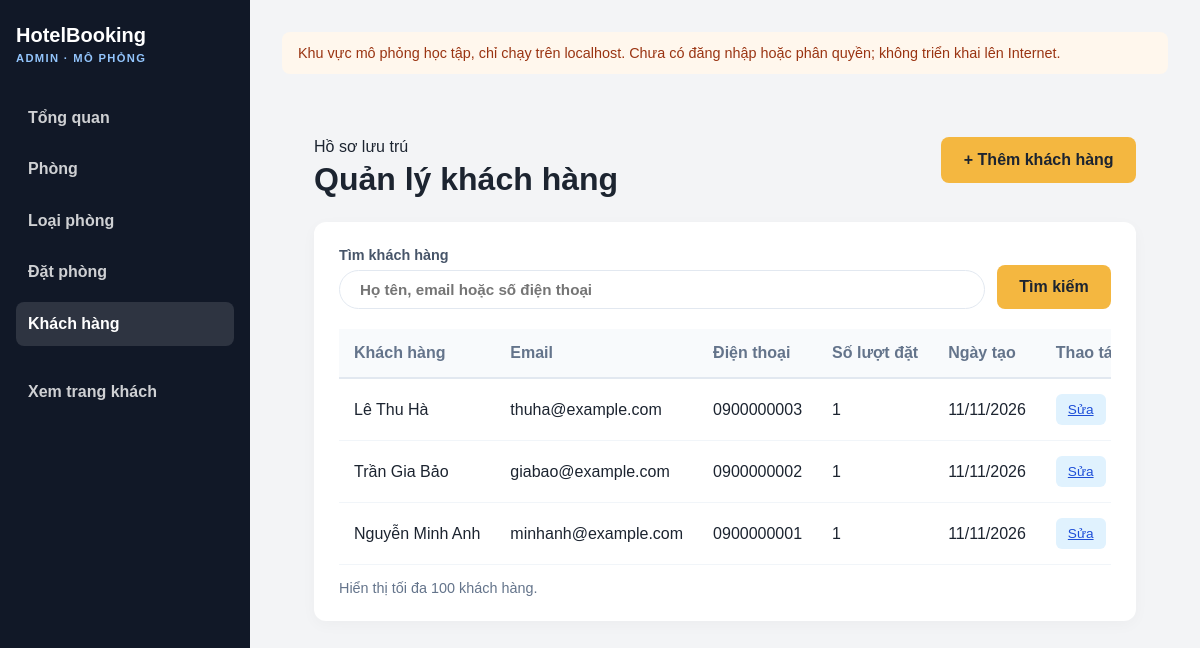
/admin/index.php?page=customers, run on the app's committed database.
### tables this page shows
CREATE TABLE IF NOT EXISTS customers (
  id INT UNSIGNED NOT NULL AUTO_INCREMENT,
  full_name VARCHAR(150) NOT NULL,
  email VARCHAR(190) NOT NULL,
  phone VARCHAR(30) NOT NULL,
  password_hash VARCHAR(255) NULL,
  created_at TIMESTAMP NOT NULL DEFAULT CURRENT_TIMESTAMP,
  PRIMARY KEY (id),
  UNIQUE KEY uq_customers_email (email)
);

### helpers/router.php (called while the page is built, shortened)
<?php
function base_url($path = '')
{
    $directory = str_replace('\\', '/', dirname($_SERVER['SCRIPT_NAME'] ?? '/index.php'));
    if (basename($directory) === 'admin') {
        $directory = dirname($directory);
    }
    $base = trim($directory, '/.');
    $prefix = $base === '' ? '/' : '/' . $base . '/';
    return $prefix . ltrim($path, '/');
}
function admin_url($page = 'dashboard', $params = array())
{
    return base_url('admin/index.php?' . http_build_query(array_merge(array('page' => $page), $params)));
}

### helpers/common.php (called while the page is built, shortened)
<?php
function e($value)
{
    return htmlspecialchars((string) $value, ENT_QUOTES, 'UTF-8');
}

### functions.php (called while the page is built, shortened)
<?php
function getAdminCustomers($filters = array())
{
    $conditions = array();
    $params = array();
    $where = $conditions ? 'WHERE ' . implode(' AND ', $conditions) : '';
    return db()->fetchAll(
        'SELECT c.id, c.full_name, c.email, c.phone, c.created_at,
                COUNT(b.id) AS booking_count
         FROM customers c
         LEFT JOIN bookings b ON b.customer_id = c.id
         ' . $where . '
         GROUP BY c.id, c.full_name, c.email, c.phone, c.created_at
         ORDER BY c.created_at DESC, c.id DESC
         LIMIT 100',
        $params
    );
}

### config/database.php (called while the page is built)
<?php
return array(
    'host' => '127.0.0.1',
    'port' => 3306,
    'database' => 'hotel_booking_system',
    'username' => 'root',
    'password' => '0356273499Khoa@',
    'charset' => 'utf8mb4',
);

### helpers/database.php (called while the page is built)
<?php
function db()
{
    static $database = null;
    if ($database === null) {
        $config = require __DIR__ . '/../config/database.php';
        $database = new Database($config);
    }
    return $database;
}

### classes/Database.php (called while the page is built, shortened)
<?php
class Database
{
    private $connection;
    public function __construct($config)
    {
        $this->connection = new mysqli(
            $config['host'],
            $config['username'],
            $config['password'],
            $config['database'],
            $config['port']
        );
        $this->connection->set_charset($config['charset']);
    }
    public function run($sql, $params = array())
    {
        $statement = $this->connection->prepare($sql);
        $statement->execute(array_values($params));
        return $statement;
    }
    public function fetchAll($sql, $params = array())
    {
        return $this->run($sql, $params)->get_result()->fetch_all(MYSQLI_ASSOC);
    }
}

### admin/pages/customers/index.php (the view, shortened to what this page needs)
<?php
$search = isset($_GET['q']) && is_string($_GET['q']) ? trim($_GET['q']) : '';
$customers = getAdminCustomers(array('q' => $search));
?>
<main class="admin-main">
  <header class="admin-page-heading">
    <div><p class="eyebrow">Hồ sơ lưu trú</p><h1>Quản lý khách hàng</h1></div>
    <a class="btn btn-primary" href="<?= e(admin_url('customers', array('action' => 'create'))) ?>">+ Thêm khách hàng</a>
  </header>
  <section class="admin-card">
    <form class="admin-toolbar admin-filter admin-filter-compact" action="<?= e(base_url('admin/index.php')) ?>" method="get">
      <label class="search-label">Tìm khách hàng<input class="search-box" type="search" name="q" value="<?= e($search) ?>" placeholder="Họ tên, email hoặc số điện thoại" /></label>
      <button class="btn btn-primary" type="submit">Tìm kiếm</button>
    </form>
    <div class="table-scroll"><table class="admin-table">
      <thead><tr><th>Khách hàng</th><th>Email</th><th>Điện thoại</th><th>Số lượt đặt</th><th>Ngày tạo</th><th>Thao tác</th></tr></thead>
      <tbody>
        <?php foreach ($customers as $customer): ?>
          <tr>
            <td><?= e($customer['full_name']) ?></td>
            <td><?= e($customer['email']) ?></td>
            <td><?= e($customer['phone']) ?></td>
            <td><?= e($customer['booking_count']) ?></td>
            <td><?= e(date('d/m/Y', strtotime($customer['created_at']))) ?></td>
            <td><div class="action-btns">
              <a class="btn-sm btn-view" href="<?= e(admin_url('customers', array('action' => 'edit', 'id' => $customer['id']))) ?>">Sửa</a>
            </div></td>
          </tr>
        <?php endforeach; ?>
      </tbody>
    </table></div>
    <p class="table-caption">Hiển thị tối đa 100 khách hàng.</p>
  </section>
</main>

### assets/css/style.css (style rules this page uses)
:root { --primary: #1f6feb; --primary-dark: #144ea3; --accent: #f4b740; --bg: #f5f7fb; --text: #1c2430; --muted: #667085; --card: #ffffff; --border: #e5e7eb; --success: #1f9d68; }
* { box-sizing: border-box; }
body { margin: 0; font-family: Arial, sans-serif; background: var(--bg); color: var(--text); }
.btn { display: inline-flex; align-items: center; justify-content: center; min-height: 46px; padding: 0.8rem 1.4rem; border-radius: 8px; text-decoration: none; font-weight: 700; transition: 0.2s ease; }
.btn-primary { background: var(--accent); color: var(--text); }
label { display: block; margin-bottom: 0.5rem; font-weight: 600; }
input, select, textarea, button { width: 100%; padding: 0.8rem 0.9rem; border: 1px solid var(--border); border-radius: 8px; font: inherit; }
button { cursor: pointer; background: var(--primary); color: #fff; border: none; font-weight: 700; }
table { width: 100%; border-collapse: collapse; background: #fff; }
th, td { padding: 0.9rem 1rem; border-bottom: 1px solid var(--border); text-align: left; }

### assets/css/admin.css (style rules this page uses)
:root { --admin-sidebar: #111827; --admin-accent: #2563eb; --admin-bg: #f3f4f6; }
body { background: var(--admin-bg); }
.admin-main { padding: 2rem; }
.admin-card { background: #ffffff; border-radius: 12px; box-shadow: 0 4px 15px rgba(0, 0, 0, 0.03); padding: 25px; margin-top: 20px; }
.admin-toolbar { display: flex; justify-content: space-between; align-items: center; margin-bottom: 20px; }
.search-box { padding: 10px 20px; border: 1px solid #e2e8f0; border-radius: 30px; width: 300px; font-size: 0.95rem; transition: all 0.3s; }
.admin-table { width: 100%; border-collapse: collapse; text-align: left; }
.admin-table th { background-color: #f8fafc; color: #64748b; font-weight: 600; padding: 15px; border-bottom: 2px solid #e2e8f0; }
.admin-table td { padding: 15px; border-bottom: 1px solid #f1f5f9; vertical-align: middle; }
.admin-table tbody tr { transition: all 0.2s ease; }
.action-btns { display: flex; gap: 8px; }
.btn-sm { padding: 8px 12px; border: none; border-radius: 6px; cursor: pointer; font-size: 0.85rem; font-weight: 500; transition: all 0.3s; }
.btn-view { background: #e0f2fe; color: #0284c7; }
.admin-main { min-width: 0; }
.admin-page-heading { display: flex; align-items: center; justify-content: space-between; gap: 1rem; margin-bottom: 1.5rem; }
.admin-page-heading h1 { margin: 0; font-size: clamp(1.6rem, 3vw, 2rem); }
.admin-page-heading .eyebrow { margin-bottom: 0.35rem; }
.admin-date, .table-caption { color: #64748b; font-size: 0.9rem; }
.admin-filter { display: grid; grid-template-columns: minmax(180px, 1.5fr) repeat(4, minmax(120px, 1fr)) auto; align-items: end; gap: 0.75rem; }
.admin-filter-compact { grid-template-columns: minmax(220px, 1fr) auto; justify-content: start; }
.admin-filter label { margin: 0; color: #475569; font-size: 0.9rem; }
.admin-filter input, .admin-filter select { margin-top: 0.45rem; }
.admin-filter .search-box { width: 100%; }
.admin-filter button { width: auto; min-height: 44px; }
.admin-main .btn { width: auto; }
.admin-main a:not(.btn):not(.admin-brand) { color: #1d4ed8; }
.table-scroll { overflow-x: auto; width: 100%; -webkit-overflow-scrolling: touch; }
.admin-table { min-width: 680px; }
.admin-table th, .admin-table td { white-space: nowrap; }
.table-caption { margin-bottom: 0; }
.action-btns { align-items: center; }

### data on the page
customers: full_name "Lê Thu Hà", email "thuha@example.com", phone "0900000003", booking_count "1", created_at "11/11/2026"
customers: full_name "Trần Gia Bảo", email "giabao@example.com", phone "0900000002", booking_count "1", created_at "11/11/2026"
customers: full_name "Nguyễn Minh Anh", email "minhanh@example.com", phone "0900000001", booking_count "1", created_at "11/11/2026"
